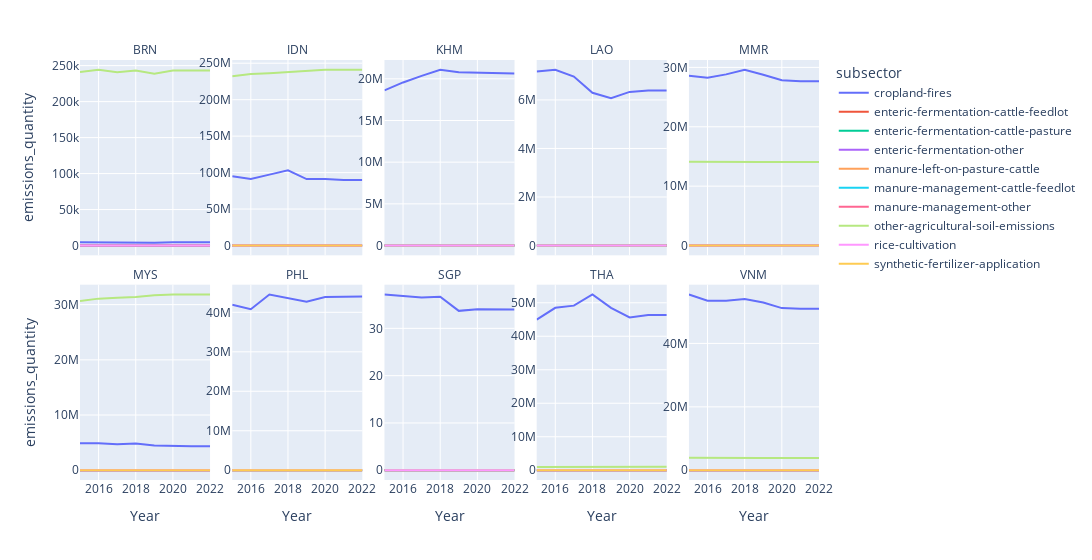

Notebook code for this chart:
### Code cell
df_agriculture_group = df_agriculture.groupby(["iso3_country","subsector","Year"],as_index=False)[["emissions_quantity"]].sum()

fig = px.line(df_agriculture_group,x="Year",y="emissions_quantity",color="subsector",facet_col="iso3_country",facet_col_wrap=5,width=2000,facet_col_spacing=0.03)

fig.update_yaxes(matches=None)
fig.for_each_yaxis(lambda yaxis: yaxis.update(showticklabels=True))
fig.for_each_annotation(lambda a: a.update(text=a.text.split("=")[1]))
fig.for_each_trace(lambda t: t.update(name=t.name.split("=")[0]))

fig.show()
